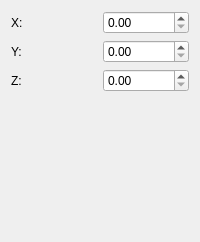
        <widget class="QWidget" name="page10_vertex">
         <layout class="QGridLayout" name="gridLayout_9">
          <item row="0" column="0">
           <layout class="QGridLayout" name="gridLayout_4">
            <item row="0" column="1">
             <widget class="QDoubleSpinBox" name="vertexX"/>
            </item>
            <item row="1" column="1">
             <widget class="QDoubleSpinBox" name="vertexY"/>
            </item>
            <item row="2" column="1">
             <widget class="QDoubleSpinBox" name="vertexZ"/>
            </item>
            <item row="0" column="0">
             <widget class="QLabel" name="label_X_Axis">
              <property name="text">
               <string>X:</string>
              </property>
              <property name="alignment">
               <set>Qt::AlignLeading|Qt::AlignLeft|Qt::AlignVCenter</set>
              </property>
             </widget>
            </item>
            <item row="1" column="0">
             <widget class="QLabel" name="label_Y_Axis">
              <property name="text">
               <string>Y:</string>
              </property>
              <property name="alignment">
               <set>Qt::AlignLeading|Qt::AlignLeft|Qt::AlignVCenter</set>
              </property>
             </widget>
            </item>
            <item row="2" column="0">
             <widget class="QLabel" name="label_Z_Axis">
              <property name="text">
               <string>Z:</string>
              </property>
              <property name="alignment">
               <set>Qt::AlignLeading|Qt::AlignLeft|Qt::AlignVCenter</set>
              </property>
             </widget>
            </item>
           </layout>
          </item>
          <item row="1" column="0">
           <spacer name="verticalSpacer_3">
            <property name="orientation">
             <enum>Qt::Vertical</enum>
            </property>
            <property name="sizeHint" stdset="0">
             <size>
              <width>20</width>
              <height>139</height>
             </size>
            </property>
           </spacer>
          </item>
         </layout>
        </widget>
